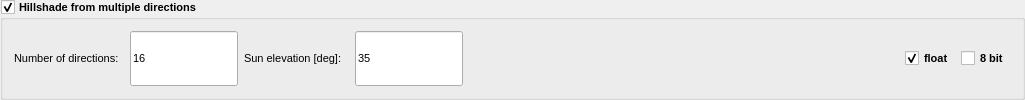
                  <widget class="QGroupBox" name="group_hillshade_multiple">
                   <property name="enabled">
                    <bool>true</bool>
                   </property>
                   <property name="sizePolicy">
                    <sizepolicy hsizetype="Preferred" vsizetype="Preferred">
                     <horstretch>0</horstretch>
                     <verstretch>0</verstretch>
                    </sizepolicy>
                   </property>
                   <property name="minimumSize">
                    <size>
                     <width>1025</width>
                     <height>65</height>
                    </size>
                   </property>
                   <property name="maximumSize">
                    <size>
                     <width>16777215</width>
                     <height>16777215</height>
                    </size>
                   </property>
                   <property name="font">
                    <font>
                     <pointsize>8</pointsize>
                     <weight>75</weight>
                     <bold>true</bold>
                    </font>
                   </property>
                   <property name="accessibleDescription">
                    <string>multiple_hillshading</string>
                   </property>
                   <property name="title">
                    <string>Hillshade from multiple directions</string>
                   </property>
                   <property name="flat">
                    <bool>false</bool>
                   </property>
                   <property name="checkable">
                    <bool>true</bool>
                   </property>
                   <property name="checked">
                    <bool>true</bool>
                   </property>
                   <layout class="QHBoxLayout" name="horizontalLayout_12" stretch="0,0,0">
                    <item>
                     <layout class="QHBoxLayout" name="horizontalLayout_51" stretch="0,0,0,0">
                      <item>
                       <widget class="QLabel" name="label_51">
                        <property name="sizePolicy">
                         <sizepolicy hsizetype="Preferred" vsizetype="Preferred">
                          <horstretch>0</horstretch>
                          <verstretch>0</verstretch>
                         </sizepolicy>
                        </property>
                        <property name="minimumSize">
                         <size>
                          <width>110</width>
                          <height>20</height>
                         </size>
                        </property>
                        <property name="maximumSize">
                         <size>
                          <width>16777215</width>
                          <height>16777215</height>
                         </size>
                        </property>
                        <property name="font">
                         <font>
                          <pointsize>8</pointsize>
                          <weight>50</weight>
                          <bold>false</bold>
                         </font>
                        </property>
                        <property name="text">
                         <string>Number of directions:</string>
                        </property>
                       </widget>
                      </item>
                      <item>
                       <widget class="QLineEdit" name="line_mhs_nr_dir">
                        <property name="sizePolicy">
                         <sizepolicy hsizetype="Preferred" vsizetype="Preferred">
                          <horstretch>0</horstretch>
                          <verstretch>0</verstretch>
                         </sizepolicy>
                        </property>
                        <property name="minimumSize">
                         <size>
                          <width>50</width>
                          <height>20</height>
                         </size>
                        </property>
                        <property name="maximumSize">
                         <size>
                          <width>16777215</width>
                          <height>16777215</height>
                         </size>
                        </property>
                        <property name="font">
                         <font>
                          <pointsize>8</pointsize>
                          <weight>50</weight>
                          <bold>false</bold>
                         </font>
                        </property>
                        <property name="accessibleDescription">
                         <string>Number of directions</string>
                        </property>
                        <property name="inputMask">
                         <string>009</string>
                        </property>
                        <property name="text">
                         <string>16</string>
                        </property>
                        <property name="maxLength">
                         <number>3</number>
                        </property>
                        <property name="frame">
                         <bool>true</bool>
                        </property>
                        <property name="placeholderText">
                         <string>16</string>
                        </property>
                        <property name="clearButtonEnabled">
                         <bool>false</bool>
                        </property>
                       </widget>
                      </item>
                      <item>
                       <widget class="QLabel" name="label_50">
                        <property name="sizePolicy">
                         <sizepolicy hsizetype="Preferred" vsizetype="Preferred">
                          <horstretch>0</horstretch>
                          <verstretch>0</verstretch>
                         </sizepolicy>
                        </property>
                        <property name="minimumSize">
                         <size>
                          <width>105</width>
                          <height>20</height>
                         </size>
                        </property>
                        <property name="maximumSize">
                         <size>
                          <width>16777215</width>
                          <height>16777215</height>
                         </size>
                        </property>
                        <property name="font">
                         <font>
                          <pointsize>8</pointsize>
                          <weight>50</weight>
                          <bold>false</bold>
                         </font>
                        </property>
                        <property name="text">
                         <string>Sun elevation [deg]:</string>
                        </property>
                       </widget>
                      </item>
                      <item>
                       <widget class="QLineEdit" name="line_mhs_sun_el">
                        <property name="sizePolicy">
                         <sizepolicy hsizetype="Preferred" vsizetype="Preferred">
                          <horstretch>0</horstretch>
                          <verstretch>0</verstretch>
                         </sizepolicy>
                        </property>
                        <property name="minimumSize">
                         <size>
                          <width>50</width>
                          <height>20</height>
                         </size>
                        </property>
                        <property name="maximumSize">
                         <size>
                          <width>16777215</width>
                          <height>16777215</height>
                         </size>
                        </property>
                        <property name="font">
                         <font>
                          <pointsize>8</pointsize>
                          <weight>50</weight>
                          <bold>false</bold>
                         </font>
                        </property>
                        <property name="accessibleDescription">
                         <string>sun_elevation</string>
                        </property>
                        <property name="inputMask">
                         <string>009</string>
                        </property>
                        <property name="text">
                         <string>35</string>
                        </property>
                        <property name="maxLength">
                         <number>3</number>
                        </property>
                        <property name="frame">
                         <bool>true</bool>
                        </property>
                        <property name="placeholderText">
                         <string>315</string>
                        </property>
                        <property name="clearButtonEnabled">
                         <bool>false</bool>
                        </property>
                       </widget>
                      </item>
                     </layout>
                    </item>
                    <item>
                     <spacer name="horizontalSpacer_3">
                      <property name="orientation">
                       <enum>Qt::Horizontal</enum>
                      </property>
                      <property name="sizeType">
                       <enum>QSizePolicy::Expanding</enum>
                      </property>
                      <property name="sizeHint" stdset="0">
                       <size>
                        <width>0</width>
                        <height>20</height>
                       </size>
                      </property>
                     </spacer>
                    </item>
                    <item>
                     <layout class="QHBoxLayout" name="horizontalLayout_4">
                      <item>
                       <widget class="QCheckBox" name="check_mhs_float">
                        <property name="sizePolicy">
                         <sizepolicy hsizetype="Preferred" vsizetype="Preferred">
                          <horstretch>0</horstretch>
                          <verstretch>0</verstretch>
                         </sizepolicy>
                        </property>
                        <property name="minimumSize">
                         <size>
                          <width>50</width>
                          <height>20</height>
                         </size>
                        </property>
                        <property name="maximumSize">
                         <size>
                          <width>16777215</width>
                          <height>16777215</height>
                         </size>
                        </property>
                        <property name="font">
                         <font>
                          <pointsize>8</pointsize>
                         </font>
                        </property>
                        <property name="text">
                         <string>float</string>
                        </property>
                        <property name="checked">
                         <bool>true</bool>
                        </property>
                       </widget>
                      </item>
                      <item>
                       <widget class="QCheckBox" name="check_mhs_8bit">
                        <property name="sizePolicy">
                         <sizepolicy hsizetype="Preferred" vsizetype="Preferred">
                          <horstretch>0</horstretch>
                          <verstretch>0</verstretch>
                         </sizepolicy>
                        </property>
                        <property name="minimumSize">
                         <size>
                          <width>50</width>
                          <height>20</height>
                         </size>
                        </property>
                        <property name="maximumSize">
                         <size>
                          <width>16777215</width>
                          <height>16777215</height>
                         </size>
                        </property>
                        <property name="font">
                         <font>
                          <pointsize>8</pointsize>
                         </font>
                        </property>
                        <property name="text">
                         <string>8 bit</string>
                        </property>
                       </widget>
                      </item>
                     </layout>
                    </item>
                   </layout>
                  </widget>
